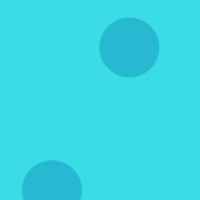
Frame 1 (no input)
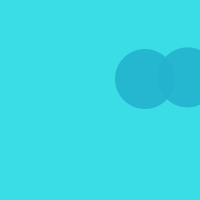
Frame 60 (the mouse pressed at the canvas centre just before this capture)
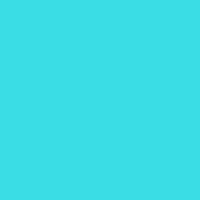
Frame 120 (the mouse held since frame 60 and released just before this capture)

The Processing sketch that drew these frames (run headless with seeded random() and noise(); from frame 60 on, the mouse is pressed at the canvas centre):

// Processing sketch: processing_50055
// ── processing_50055.pde

//copyright Victoria Adams 1.24.11
//homework 3


float w, x, y, z, a;
 
void setup() {
 size(200,200);
 
}
 
 
void draw() {
  
  w = random (200);
  x = random (200);
  y = random (200);
  z = random (200);
  a = random (255);
   
background(58, 221, 229);
frameRate (10);

if (mousePressed == true) {
    fill(35, 179, 206, 0);
  } else {
    fill(35, 179, 206, a);
  }
 
noStroke ();
ellipse (x, y, 60, 60);

noStroke ();
ellipse (w, z, 60, 60);

}
       
